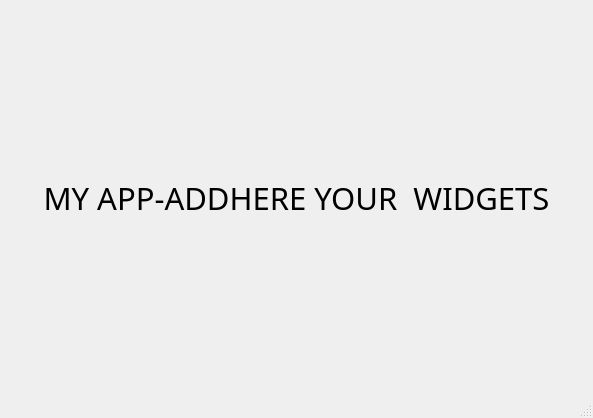
<?xml version="1.0" encoding="UTF-8"?>
<ui version="4.0">
 <class>MainWindow</class>
 <widget class="QMainWindow" name="MainWindow">
  <property name="geometry">
   <rect>
    <x>0</x>
    <y>0</y>
    <width>593</width>
    <height>418</height>
   </rect>
  </property>
  <property name="windowTitle">
   <string>MainWindow</string>
  </property>
  <widget class="QWidget" name="centralwidget">
   <layout class="QVBoxLayout" name="verticalLayout">
    <item>
     <widget class="QLabel" name="label">
      <property name="font">
       <font>
        <family>Rockwell</family>
        <pointsize>23</pointsize>
       </font>
      </property>
      <property name="text">
       <string>MY APP-ADDHERE YOUR  WIDGETS</string>
      </property>
      <property name="alignment">
       <set>Qt::AlignCenter</set>
      </property>
     </widget>
    </item>
   </layout>
  </widget>
  <widget class="QMenuBar" name="menubar">
   <property name="geometry">
    <rect>
     <x>0</x>
     <y>0</y>
     <width>593</width>
     <height>21</height>
    </rect>
   </property>
  </widget>
  <widget class="QStatusBar" name="statusbar"/>
 </widget>
 <resources/>
 <connections/>
</ui>
